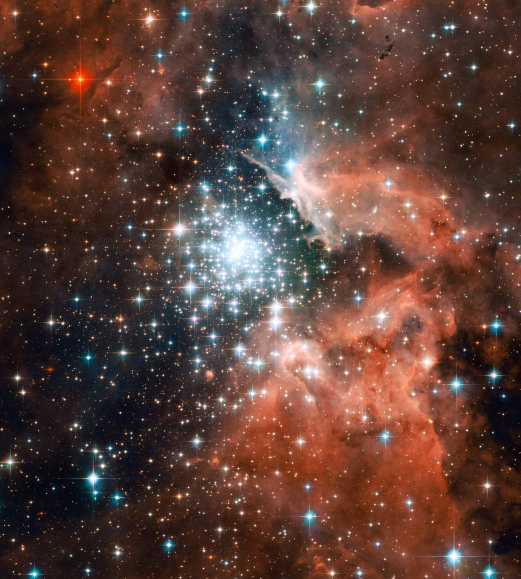
#> input picture Labs/Computation/Week 3/hubble.jpg, 1041 x 1158 px, found by its file name (shown at 1/2 size)
$ jupyter execute --allow-errors computation_pset3_jupyter.ipynb   (shell and % lines are left out)
#> lines starting #> are read from the running program, lines starting #| are printed output that depends on the picture
[cell 1]
import numpy as np
from scipy import linalg as la

#QR1 PROBLEM 1
def modifiedgs(A):
    A = A*1.0
    n = A.shape[1]
    Q = np.copy(A)
    R = np.zeros((n,n))
    for i in range(0,n):
        R[i,i] = la.norm(Q[:,i])
        Q[:,i] =  Q[:,i]/float(R[i,i])
        for j in range(i+1, n):
            R[i][j] = (Q[:,j].T)@(Q[:,i])
            Q[:,j] = Q[:,j] - R[i][j]*(Q[:,i])
    return Q,R

A1 = np.matrix([[1., -1., 4.],[1, 4, -2],[1, 4, 2],[1, -1, 0]])
Q1,R1 = la.qr(A1, mode = "economic")
print("MY RESULT: ", modifiedgs(A1))
print("SCIPY'S RESULT: ", Q1,R1)

A2 = np.random.random((6,4))
Q2,R2 = la.qr(A2, mode = "economic")
print(A2.shape, Q2.shape, R2.shape)
print(np.allclose(np.triu(R2), R2), np.allclose(np.dot(Q2.T, Q2), np.identity(4)), np.allclose(np.dot(Q2, R2), A2))

[cell 2]
#QR1 PROBLEM 2
def det(A):
    product = modifiedgs(A)[1][0,0]
    for i in range (1, len(A)):
        product = product * modifiedgs(A)[1][i,i]
    return abs(product)

A3 = np.random.random((3,3))
print(np.allclose(det(A3),abs(np.linalg.det(A3))))

[cell 3]
#QR1 PROBLEM 3
def solver(A,b):
    Q = modifiedgs(A)[0]
    R = modifiedgs(A)[1]
    y = (Q.T)@b
    n = len(y)
    x = np.zeros((n,1))
    x[n-1] = y[n-1] / R[n-1, n-1]
    for row in range(n-2, -1, -1):
        sums = y[row]
        for j in range(row+1, n):
            sums = sums - R[row,j] * x[j]
        x[row] = sums / R[row,row]
    return x

b = np.array([1,2,3])
print(solver(A3,b))
print(np.linalg.solve(A3, b))

[cell 4]
#QR1 PROBLEM 4
def fullqr(A):
    A = A*1.0
    sign = lambda x: 1 if x >= 0 else -1
    m = A.shape[0]
    n = A.shape[1]
    R = np.copy(A)
    Q = np.identity(m)
    for k in range(0, n):
        u = np.copy(R[k:,k])
        u[0] = u[0] + sign(u[0])*la.norm(u)
        u = u/la.norm(u)
        R[k:,k:] = R[k:,k:] - 2 * np.outer(u, u.T) @ R[k:,k:]
        Q[k:,:] = Q[k:,:] - 2 * np.outer(u, u.T) @ Q[k:,:]
    return Q.T, R

print("MY RESULT: ", fullqr(A3))
print("SCIPY'S RESULT: ", la.qr(A3))

[cell 5]
#QR1 PROBLEM 5
def hessenberg(A):
    A = A*1.0
    sign = lambda x: 1 if x >= 0 else -1
    m = A.shape[0]
    n = A.shape[1]
    H = np.copy(A)
    Q = np.identity(m)
    for k in range(0, n-2):
        u = np.copy(H[k+1:,k])
        u[0] = u[0] + sign(u[0])*la.norm(u)
        u = u/(la.norm(u))
        H[k+1:,k:] = H[k+1:,k:] - (2 * np.outer(u, u.T) @ H[k+1:,k:])
        H[:, k+1:] = H[:, k+1:] - (2 * H[:, k+1:] @ np.outer(u, u.T))
        Q[k+1:, :] = Q[k+1:, :] - (2 * np.outer(u, u.T) @ Q[k+1:, :])
    return H, Q.T

A4 = np.matrix([[1., 2., 3.],[0, 1, 4],[5, 6, 0]])
print("MY RESULT FOR H: ", hessenberg(A4)[0].round(2))
print("SCIPY'S RESULT FOR Q.T: ", la.hessenberg(A4, calc_q = True)[0].round(2))
print("MY RESULT FOR H: ", hessenberg(A4)[1].round(2))
print("SCIPY'S RESULT FOR Q.T: ", la.hessenberg(A4, calc_q = True)[1].round(2))

[cell 6]
#QR2 PROBLEM 1
def solver2(A,b):
    Q, R = la.qr(A, mode = "economic")
    return la.solve_triangular(R, (Q.T) @ b)

A5 = np.matrix([[1., 2., 3.],[0, 1, 4],[5, 6, 0], [3, 9, -1], [4, 0, 0]])
b = np.array([1, 4, 2, 3, -4])
print("MY SOLUTION: ", solver2(A5, b))
print("NUMPY'S SOLUTION: ", np.linalg.lstsq(A5,b)[0])

[cell 7]
#QR2 PROBLEM 2
from matplotlib import pyplot as plt

def f(x, xhat):
    return xhat[0]*x + xhat[1]

def housing(A,b):
    housing = np.load("housing.npy")
    A = housing[:,0].reshape(len(housing),1)
    ones = np.ones((len(housing), 1))
    A = np.hstack((A,ones))
    b = housing[:,1].reshape(len(housing),1)
    xhat = solver2(A,b)
    plt.scatter(A[:, 0], b)
    x = np.arange(0,20,0.1)
    plt.plot(x, f(x, xhat))
    plt.title("Regression of Price Index on Year")
    plt.xlabel("Year starting from 2000")
    plt.ylabel("Price Index")
    plt.show()
    return

#> (the rest of this cell did not finish here and is left out)

[cell 8]
def f3(x, xhat):
    return xhat[0]*(x**3) + xhat[1]*(x**2) + xhat[2]*(x**1) + xhat[3]

def f6(x, xhat):
    return xhat[0]*(x**6) + xhat[1]*(x**5) + xhat[2]*(x**4) + xhat[3]*(x**3) + xhat[4]*(x**2) + xhat[5]*x + xhat[6]

def f9(x, xhat):
    return xhat[0]*(x**9) + xhat[1]*(x**8) + xhat[2]*(x**7) + xhat[3]*(x**6) + xhat[4]*(x**5) + xhat[5]*(x**4) + xhat[6]*(x**3) + xhat[7]*(x**2) + xhat[8]*x + xhat[9]

def f12(x, xhat):
    return xhat[0]*(x**12) + xhat[1]*(x**11) + xhat[2]*(x**10) + xhat[3]*(x**9) + xhat[4]*(x**8) + xhat[5]*(x**7) + xhat[6]*(x**6) + xhat[7]*(x**5) + xhat[8]*(x**4) + xhat[9]*(x**3) + xhat[10]*(x**2) + xhat[11]*(x**1)+ xhat[12]

def housingpoly(A,b):
    housing = np.load("housing.npy")
    A = housing[:,0].reshape(len(housing),1)
    ones = np.ones((len(housing), 1))
    A = np.hstack((A,ones))
    b = housing[:,1].reshape(len(housing),1)

    A3 = np.vander(A[:, 0], 4)
    xhat3 = la.lstsq(A3,b)[0]

    A6 = np.vander(A[:, 0], 7)
    xhat6 = la.lstsq(A6,b)[0]

    A9 = np.vander(A[:, 0], 10)
    xhat9 = la.lstsq(A9,b)[0]

    A12 = np.vander(A[:, 0], 13)
    xhat12 = la.lstsq(A12,b)[0]

    x = np.linspace(0.0,16,10000)

    plt.subplot(221)
    plt.scatter(A[:, 0], b, s = 1, c = 'r')
    plt.plot(x, f3(x, xhat3))
    plt.xlim([0,20])
    plt.ylim([0,250])

    plt.subplot(222)
    plt.scatter(A[:, 0], b, s = 1, c = 'g')
    plt.plot(x, f6(x, xhat6))
    plt.xlim([0,20])
    plt.ylim([0,250])

    plt.subplot(223)
    plt.scatter(A[:, 0], b, s = 1 , c = 'b')
    plt.plot(x, f9(x, xhat9))
    plt.xlim([0,20])
    plt.ylim([0,250])

    plt.subplot(224)
    plt.scatter(A[:, 0], b, s = 1, c = 'k')
    plt.plot(x, f12(x, xhat12))
    plt.xlim([0,20])
    plt.ylim([0,250])


    plt.show()


    print("MY XHAT3: ", '\n',np.around(xhat3, 2), '\n', "NUMPY'S XHAT3: ", '\n',np.around(np.polyfit(A[:,0],b, 3),2))
    print("MY XHAT6: ", '\n',np.around(xhat6, 2),'\n', "NUMPY'S XHAT6: ", '\n',np.around(np.polyfit(A[:,0],b, 6),2))
    print("MY XHAT9: ", '\n',np.around(xhat9, 2), '\n',"NUMPY'S XHAT9: ", '\n',np.around(np.polyfit(A[:,0],b, 9),2))
    print("MY XHAT12: ", '\n',np.around(xhat12, 2), '\n',"NUMPY'S XHAT12: ", '\n',np.around(np.polyfit(A[:,0],b, 12),2))

    return

#> (the rest of this cell did not finish here and is left out)

[cell 9]
#QR2 PROBLEM 4
def ellipse():
    ellipse = np.load("ellipse.npy")
    c1 = np.square(ellipse[:,0].reshape(len(ellipse),1))
    c2 = ellipse[:,0].reshape(len(ellipse),1)
    c3 = ellipse[:,0].reshape(len(ellipse),1)*ellipse[:,1].reshape(len(ellipse),1)
    c4 = ellipse[:,1].reshape(len(ellipse),1)
    c5 = np.square(ellipse[:,1].reshape(len(ellipse),1))
    A = np.hstack((c1,c2,c3,c4,c5))
    b = np.ones((len(ellipse), 1))
    xhat = la.lstsq(A,b)[0]
    return xhat

#> (the rest of this cell did not finish here and is left out)

[cell 10]
#QR2 PROBLEM 5
def dominant(A,N,tol):
#> called with A = array of shape (3, 3), N = 3, tol = 1e-05
    m = A.shape[0]
    n = A.shape[1]
    x = np.random.random((n,1))
    x = x/la.norm(x)
    diff = 1
    k = 0
    while ((diff > tol) & (k < N)):
        xnew = (A @ x)
        xnew = xnew/la.norm(xnew)
        diff = la.norm(xnew - x)
        x = xnew.copy()
        del(xnew)
        k = k + 1

    return x.T @ A @ x, x

A6 = np.matrix([[1., 2., 3.],[4., 2., 1.],[7., 6., 9.]])
print("SCIPY'S EIGENVALUES: ", la.eig(A6)[0])
print("MY EIGENVALUES: ", dominant(A6, 3, 1e-5)[0])

[cell 11]
#QR2 PROBLEM 6
def alleigen(A, N, tol):
#> called with A = array of shape (3, 3), N = 50, tol = 1e-05
    m = A.shape[0]
    n = A.shape[1]
    S = la.hessenberg(A)
    for k in range(0,N):
        Q, R = la.qr(S)
        S = R @ Q
    eigs = []
    i = 0
    while i < n:
        if i == n-1:
            eigs.append(S[i,i])
        elif abs(S[i+1,i]) < tol:
            eigs.append(S[i,i])
        else:
            x1 = (- S[i,i+1] + cmath.sqrt(S[i,i+1]**2) - 4*S[i,i]*S[i+1,i])/(2*S[i,i])
            x2 = (- S[i,i+1] - cmath.sqrt(S[i,i+1]**2) - 4*S[i,i]*S[i+1,i])/(2*S[i,i])
            eigs.append(x1)
            eigs.append(x2)
            i = i + 1
        i = i + 1
    return eigs

A7 = A6 + A6.T
print("SCIPY'S EIGENVALUES: ", la.eig(A7)[0])
print("MY EIGENVALUES: ", alleigen(A7,50,1e-5))

[cell 12]
import numpy as np
from scipy import linalg as la
from matplotlib import pyplot as plt

#SVD PROBLEM 1
def truncated_svd(A, k = None):
    m, n = A.shape
    Aconj = np.conj(A)
    Aherm = Aconj.T
    AhA = Aherm @ A
    eigenvalues, eigenvectors = la.eig(AhA)
    singular = np.sqrt(eigenvalues)
    eigenvectors = eigenvectors.T
    mat = np.vstack((singular, eigenvectors))
    mat[mat[0,:].argsort()[::-1]]

    if k == None:
        indices = [i for (i,v) in enumerate(mat[0]) if v==0]
        mat = np.delete(mat, indices, 1)
        firstrow = mat[0,:]
        S = np.diag(firstrow)
        firstrowrecip = np.reciprocal(firstrow)
        V = mat[1:, :]
        U = A @ V
        for i in range(0, len(U)):
            U[:,i] = firstrowrecip[i]*U[:,i]

    elif isinstance(k, int) == True:
        mat = mat[:, 0:k-1]
        S = np.diag(np.diag(mat[0,:]))
        firstrowrecip = np.reciprocal(firstrow)
        V = mat[1:, :]
        U = A @ V
        for i in range(0, len(U)):
            U[:,i] = firstrowrecip[i]*U[:,i]

    return U, S, V

A7 = np.matrix([[1., 2., 3.],[4., 2., 1.],[7., 6., 9.]])

print("U: ", '\n', truncated_svd(A7)[0], '\n')
print("S: ", '\n', truncated_svd(A7)[1], '\n')
print("V: ", '\n', truncated_svd(A7)[2], '\n')
print("Estimated A: ", '\n', truncated_svd(A7)[0] @ truncated_svd(A7)[1] @ np.conj(truncated_svd(A7)[2].T))
print("Actual A: ", '\n', A7)

[cell 13]
#SVD PROBLEM 2A
def circle():
    x = np.array([])
    y = np.array([])

    angle = np.linspace(0, np.pi*2, 1000)
    x = np.cos(np.copy(angle))
    y = np.sin(np.copy(angle))
    return x,y

def transformations():
    A = np.matrix([[3,1],[1,3]])
    x = circle()[0].reshape(1,1000)
    y = circle()[1].reshape(1,1000)
    S = np.vstack((x,y))

    U = truncated_svd(A)[0]
    Sigma = truncated_svd(A)[1]
    V = truncated_svd(A)[2]
    Vherm = (np.conj(V)).T

    plt.subplot(221)
    plt.scatter(x,y, s =1, c = 'm')
    plt.axis("equal")

    plt.subplot(222)
    new2 = Vherm @ S
    plt.scatter(new2[0,:], new2[1,:], s = 1, c = 'r')
    plt.axis("equal")

    plt.subplot(223)
    new3 = Sigma @ Vherm @ S
    plt.scatter(new3[0,:], new3[1,:], s = 1, c = 'g')
    plt.axis("equal")


    new4 = U @ new3
    n1 = new4[0,:]
    n2 = new4[1,:]
    print(np.shape(new4),np.shape(n1),np.shape(n2))

    plt.subplot(224)
    plt.plot(n1, n2, ".",color="blue",markersize=1)
    plt.axis("equal")

    plt.show()
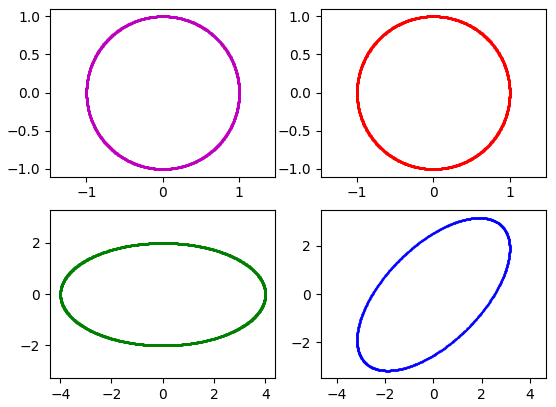
#> figure drawn by matplotlib, 4 panels

transformations()

[cell 14]
#SVD PROBLEM 2B

def transformations():
    A = np.matrix([[3,1],[1,3]])
    x = np.array([1,0,0])
    y = np.array([0,0,1])
    S = np.vstack((x,y))

    U = truncated_svd(A)[0]
    Sigma = truncated_svd(A)[1]
    V = truncated_svd(A)[2]
    Vherm = (np.conj(V)).T

    plt.subplot(221)
    plt.plot(x,y)
    plt.axis("equal")

    plt.subplot(222)
    new2 = Vherm @ S
    plt.plot(new2[0,:], new2[1,:])
    plt.axis("equal")

    plt.subplot(223)
    new3 = Sigma @ Vherm @ S
    plt.plot(new3[0,:], new3[1,:])
    plt.axis("equal")

    new4 = U @ new3
    n1 = new4[0,:]
    n2 = new4[1,:]

    plt.subplot(224)
    plt.plot(n1, n2)
    plt.axis("equal")

    plt.show()
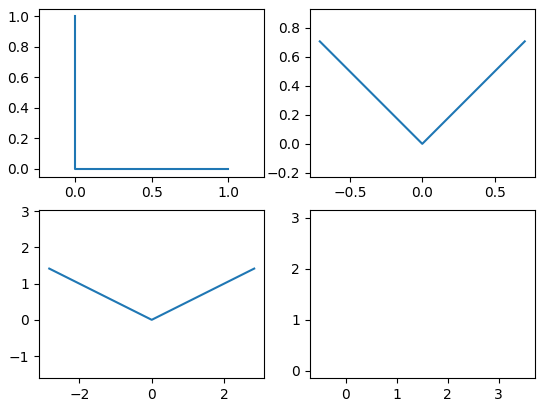
#> figure drawn by matplotlib, 4 panels

transformations()

[cell 15]
#SVD PROBLEM 3
def svd_approx(A, k):
    U, s, Vh = la.svd(A, full_matrices = False)
    S = np.diag(s[:k])
    Ahat = U[:, :k].dot(S).dot(Vh[:k,:])
    return Ahat

print(svd_approx(A7, 2))
print(svd_approx(A7, 3))

[cell 16]
#SVD PROBLEM 4
def lowest_rank_approx(A, e):
#> called with A = array of shape (6, 6), e = 1e-05
    U, s, Vh = la.svd(A, full_matrices = False)
    k = 1
    S = np.diag(s[:k])
    Ahat = U[:, :k].dot(S).dot(Vh[:k,:])

    while (la.norm(A-Ahat) < e):
        k = k + 1
        S = np.diag(s[:k])
        Ahat = U[:, :k].dot(S).dot(Vh[:k,:])

    return Ahat

A8 = np.random.random((6,6))
print(lowest_rank_approx(A8, 1e-5))

[cell 17]
#SVD PROBLEM 5
def compress_img(filename, k):
#> called with k = 1
    X = plt.imread(filename)[:,:,0].astype(float)
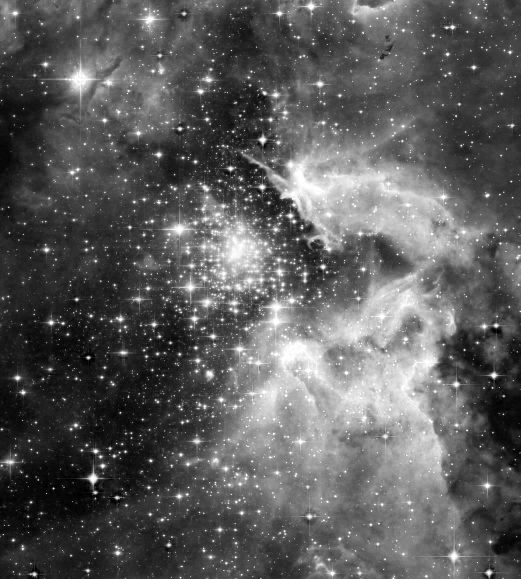
#> X: shape (1158, 1041) float64 (shown at 1/2 size); min 0, max 255, mean 92
    plt.imshow(svd_approx(X,k), cmap="gray")
#> call 3 of svd_approx, with k = 1
#> in svd_approx (call 3), `U, s, Vh = la.svd(A, full_matrices = False)`:
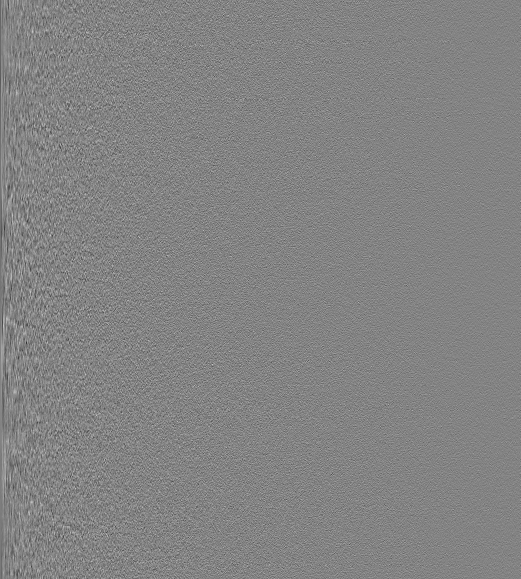
#> U: shape (1158, 1041) float64 (shown at 1/2 size); min -0.164, max 0.155, mean -2.96e-05; drawn with min black and max white
#> in svd_approx (call 3), `U, s, Vh = la.svd(A, full_matrices = False)`:
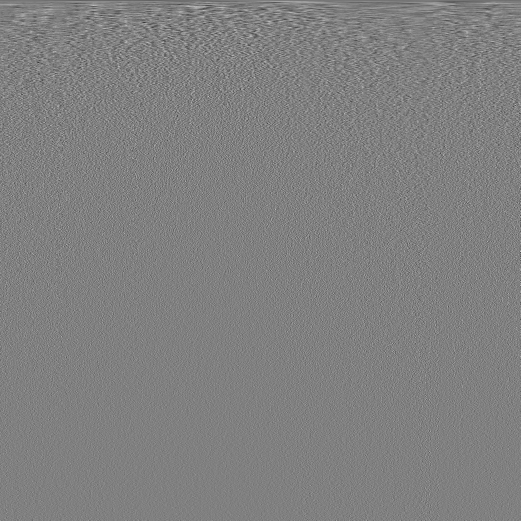
#> Vh: shape (1041, 1041) float64 (shown at 1/2 size); min -0.188, max 0.186, mean -3.24e-05; drawn with min black and max white
#> in svd_approx (call 3), `U, s, Vh = la.svd(A, full_matrices = False)`: s = 1041 values, max 110419.4 at index 0, min 2.71 at index 1040, mean 585.1
#> in svd_approx (call 3), `S = np.diag(s[:k])`: S = [110419.4]
#> in svd_approx (call 3), `Ahat = U[:, :k].dot(S).dot(Vh[:k,:])`:
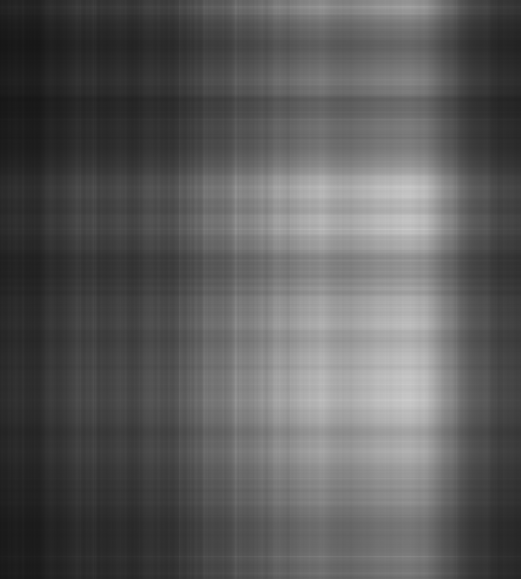
#> Ahat: shape (1158, 1041) float64 (shown at 1/2 size); min 22.05, max 205.9, mean 91
    plt.show()

compress_img('/Users/benjaminlim/Documents/BootCamp2017/Labs/Computation/Week 3/hubble.jpg', 1)
compress_img('/Users/benjaminlim/Documents/BootCamp2017/Labs/Computation/Week 3/hubble.jpg', 14)
#> call 4 of svd_approx, with k = 14
#> in svd_approx (call 4), `Ahat = U[:, :k].dot(S).dot(Vh[:k,:])`:
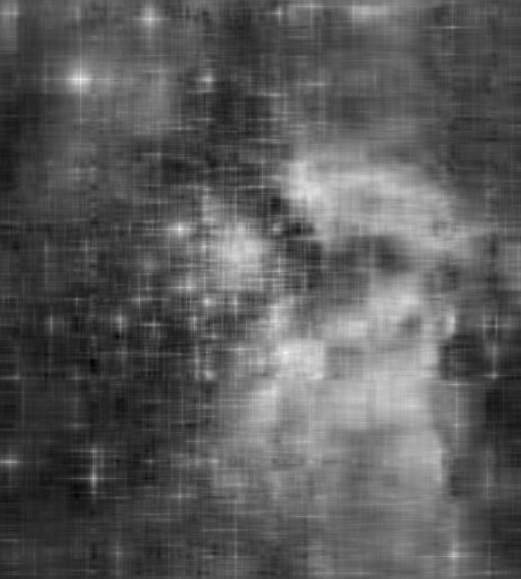
#> Ahat: shape (1158, 1041) float64 (shown at 1/2 size); min -28.54, max 308.3, mean 92; drawn with min black and max white
compress_img('/Users/benjaminlim/Documents/BootCamp2017/Labs/Computation/Week 3/hubble.jpg', 27)
#> in svd_approx (call 5), `S = np.diag(s[:k])`:
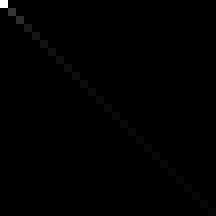
#> S: shape (27, 27) float64 (shown 8 times larger); min 0, max 110419.4, mean 373; drawn with min black and max white
#> in svd_approx (call 5), `Ahat = U[:, :k].dot(S).dot(Vh[:k,:])`:
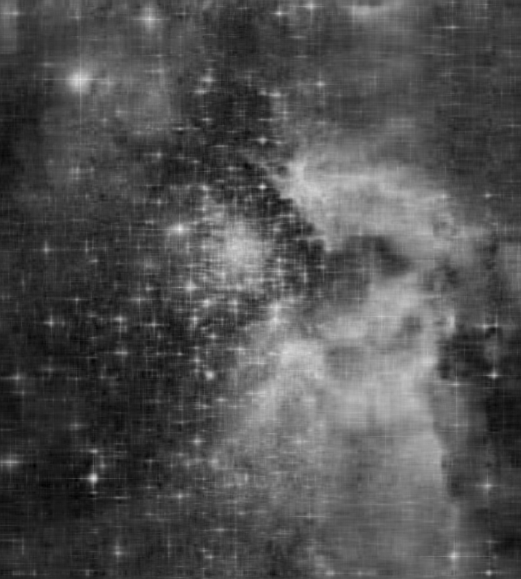
#> Ahat: shape (1158, 1041) float64 (shown at 1/2 size); min -22.38, max 334.1, mean 92; drawn with min black and max white
compress_img('/Users/benjaminlim/Documents/BootCamp2017/Labs/Computation/Week 3/hubble.jpg', 40)

[cell 18]
import numpy as np
from scipy import linalg as la
from scipy.sparse import csgraph

#Drazin Problem 1

def drazin(A, k, Ad):
    return ((A @ Ad == Ad @ A) & (A**(k+1) @ Ad == (A**k)) & (Ad @ A @ Ad == Ad))

A = np.array([[1,3,0,0], [0,1,3,0], [0,0,1,3],[0,0,0,0]])
Ad = np.array([[1,-3,9,81], [0,1,-3,-18], [0,0,1,3], [0,0,0,0]])
k_A = 1

B = np.array([[1,1,3],[5,2,6],[-2,-1,-3]])
Bd = np.array([[0,0,0],[0,0,0],[0,0,0]])
k_B = 3

print(drazin(A, k_A, Ad))
print(drazin(B, k_B, Bd))

[cell 19]
#Drazin Problem 1

def drazininverse(A,tol):
    A = A.astype(float)
    n , n = A.shape
    f = lambda x: abs(x) > tol
    g = lambda x: abs(x) <= tol
    Q1, S, k1 = la.schur(A, sort = f)
    Q2, T, k2 = la.schur(A, sort = g)
    U = np.concatenate((S[:,:k1], T[:,:(n - k1)]), axis = 1).astype(float)
    Uinv = np.linalg.inv(U).astype(float)
    V = (Uinv @ A @ U).astype(float)
    Z = np.zeros((n,n)).astype(float)
    if (k1 != 0):
        Minv = np.linalg.inv(V[:k1, :k1])
        Z[:k1, :k1] = Minv
    return U @ Z @ Uinv

print("Check Ad: ", '\n', drazininverse(A, 1e-5))
print("Check Bd: ", '\n',drazininverse(B, 1e-5))

[cell 20]
#Drazin Problem 3

def resistance(A):
    A = A.astype(float)
    m , n = A.shape
    D = np.empty_like(A).astype(float)
    for i in range(0, m):
        D[i][i] = np.sum(A[i,:], axis = 0)
    L = D - A
    R = np.empty_like(L)
    I = np.identity(len(L))

    for i in range(0, m):
        for j in range(0, n):
            if (i == j):
                R[i][j] = 0
            else:
                Ld_pre = np.copy(L)
                Ld_pre[j,:] = I[j,:]
                Ld_post = drazininverse(Ld_pre, 1e-5)
                R[i][j] = Ld_post[i][i]

    return R

testmat1 = np.array([[0,2], [2,0]])
print(resistance(testmat1))
testmat2 = np.array([[0,4], [4,0]])
print(resistance(testmat2))
testmat3 = np.array([[0,3], [3,0]])
print(resistance(testmat3))

[cell 21]
#Drazin Problems 4 and 5

class LinkPredictor():
    def __init__(self, name):
        if isinstance(name, str):
            file_name = name + ".csv"
            with open(name, 'r') as myfile:
                nodes = []
                for line in myfile.readlines():
                    for node in line.split(","):
                        nodes.append(node)
            m = int(len(nodes)/2)
            nodescopy = sorted(list(set([node.rstrip("\n") for node in nodes])))
            self.nodes = nodescopy
            self.adj = np.asarray([node.rstrip("\n") for node in nodes]).reshape(m,2)
            A = np.zeros((len(nodescopy), len(nodescopy)))
            for row in self.adj:
                i = nodescopy.index(row[0])
                j = nodescopy.index(row[1])
                A[i][j] = A[i][j] + 1
                A[j][i] = A[j][i] + 1

            self.adj = A
            self.res = resistance(A)

        else:
            raise TypeError("Name must be a string.")

    # [49 lines left out: functions predict_link, add_link, not called in this run]


def test_nodefile():
    nodefile = LinkPredictor("nodefile")
    print("Unique list: ", '\n', nodefile.nodes)
    print("Adjacency matrix: ", '\n', nodefile.adj)
    print("Resistance matrix: ", '\n', nodefile.res)
    print("PREDICTED NODES FOR NONE: ", nodefile.predict_link(None))
    print("PREDICTED NODES FOR '1': ", nodefile.predict_link('1'))
    print("PREDICTED NODES FOR '2': ", nodefile.predict_link('2'))
    print("PREDICTED NODES FOR '3': ", nodefile.predict_link('3'))
    print("PREDICTED NODES FOR '4': ", nodefile.predict_link('4'))
    print("ADJACENCY MATRIX AFTER CONNECTING 1 AND 4: ", '\n',  nodefile.add_link('1', '4'))


    #print(nodefile.predict_link(blah)) --> WILL RETURN VALUE ERROR
    #print(nodefile.predict_link('5')) --> WILL RETURN VALUE ERROR

#> (the rest of this cell did not finish here and is left out)

[cell 22]
import matplotlib.pyplot as plt
import numpy as np
from numba import jit

p, q = 0.1, 0.2  # Prob of leaving low and high state respectively

def compute_series(n):
#> called with n = 100000
    x = np.empty(n, dtype=int)
    x[0] = 1  # Start in state 1
    U = np.random.uniform(0, 1, size=n)
    for t in range(1, n):
        current_x = x[t-1]
        if current_x == 0:
            x[t] = U[t] < p
        else:
            x[t] = U[t] > q
    return x

n = 100000
x = compute_series(n)
print(np.mean(x == 0))  # Fraction of time x is in state 0

compute_series(n)

compute_series_numba = jit(compute_series)
x = compute_series_numba(n)
print(np.mean(x == 0))

compute_series_numba(n)
